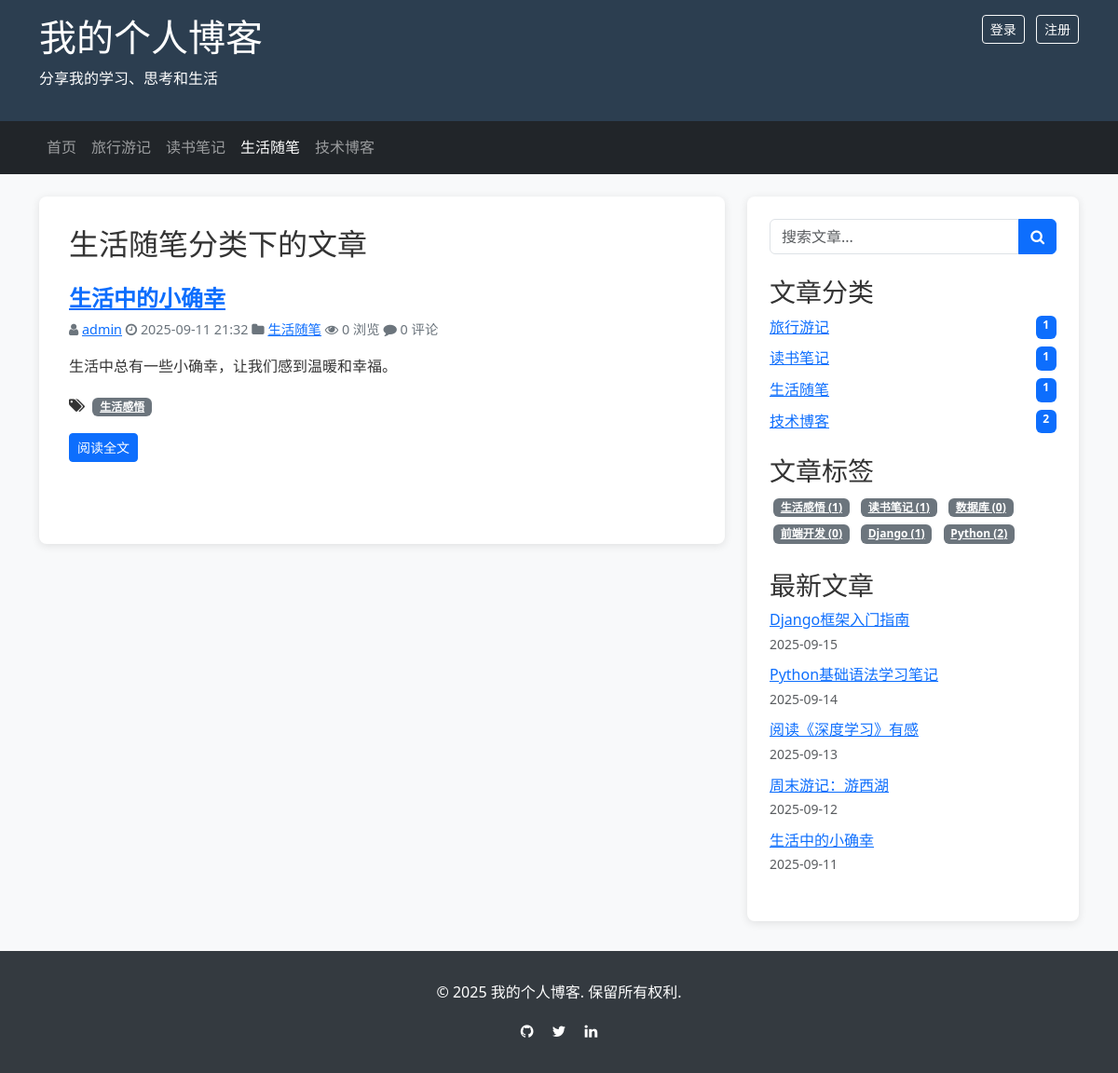
The app's page /category/2/ with its own data.
### blog/models.py (models this page shows, shortened)
class Category(models.Model):
    name = models.CharField(max_length=100, verbose_name='分类名称')
    created_time = models.DateTimeField(auto_now_add=True, verbose_name='创建时间')
    modified_time = models.DateTimeField(auto_now=True, verbose_name='修改时间')
    is_active = models.BooleanField(default=True, verbose_name='是否激活')
    description = models.TextField(max_length=500, blank=True, verbose_name='分类描述')
    class Meta:
        verbose_name = '分类'
        verbose_name_plural = verbose_name
        ordering = ['-created_time']

class Post(models.Model):
    STATUS_CHOICES = (
        ('draft', '草稿'),
        ('published', '已发布'),
    )
    title = models.CharField(max_length=200, verbose_name='标题')
    slug = models.SlugField(max_length=200, unique_for_date='publish_time', verbose_name='短链接')
    author = models.ForeignKey(User, on_delete=models.CASCADE, related_name='blog_posts', verbose_name='作者')
    category = models.ForeignKey(Category, on_delete=models.CASCADE, related_name='posts', verbose_name='分类')
    tags = models.ManyToManyField(Tag, blank=True, related_name='posts', verbose_name='标签')
    excerpt = models.TextField(max_length=500, blank=True, verbose_name='摘要')
    content = models.TextField(verbose_name='内容')
    created_time = models.DateTimeField(auto_now_add=True, verbose_name='创建时间')
    modified_time = models.DateTimeField(auto_now=True, verbose_name='修改时间')
    publish_time = models.DateTimeField(blank=True, null=True, verbose_name='发布时间')
    status = models.CharField(max_length=10, choices=STATUS_CHOICES, default='draft', verbose_name='状态')
    views = models.PositiveIntegerField(default=0, editable=False, verbose_name='浏览量')
    featured_image = models.ImageField(upload_to='post_images/', blank=True, null=True, verbose_name='特色图片')
    class Meta:
        verbose_name = '文章'
        verbose_name_plural = verbose_name
        ordering = ['-publish_time', '-created_time']
    def get_absolute_url(self):
        return reverse('blog:post_detail', kwargs={'pk': self.id})

class Tag(models.Model):
    name = models.CharField(max_length=50, verbose_name='标签名称')
    created_time = models.DateTimeField(auto_now_add=True, verbose_name='创建时间')
    modified_time = models.DateTimeField(auto_now=True, verbose_name='修改时间')
    is_active = models.BooleanField(default=True, verbose_name='是否激活')
    class Meta:
        verbose_name = '标签'
        verbose_name_plural = verbose_name
        ordering = ['-created_time']

### blog/views.py (the view)
# urls.py: path('category/<int:pk>/', views.CategoryPostListView.as_view(), name='category_posts'),
class CategoryPostListView(ListView):
    model = Post
    template_name = 'blog/post_list.html'
    context_object_name = 'posts'
    paginate_by = 10
    def get_queryset(self):
        self.category = get_object_or_404(Category, pk=self.kwargs.get('pk'), is_active=True)
        return Post.objects.filter(category=self.category, status='published').order_by('-publish_time')
    def get_context_data(self, **kwargs):
        context = super().get_context_data(**kwargs)
        context['categories'] = Category.objects.filter(is_active=True)
        context['tags'] = Tag.objects.filter(is_active=True)
        context['recent_posts'] = Post.objects.filter(status='published').order_by('-publish_time')[:5]
        context['current_category'] = self.category
        return context

### blog/templates/blog/post_list.html (shortened to what this page needs)
{% extends "blog/base.html" %}
{% block content %}
    <div class="main-content">
        <h2 class="page-title mb-4">
            {% if current_category %}{{ current_category.name }}分类下的文章
            {% elif current_tag %}{{ current_tag.name }}标签下的文章
            {% elif current_author %}{{ current_author.username }}的文章
            {% else %}全部文章
            {% endif %}
        </h2>
        {% if posts %}
            {% for post in posts %}
                <article class="post-card">
                    <h3 class="post-title">
                        <a href="{{ post.get_absolute_url }}">{{ post.title }}</a>
                    </h3>
                    <div class="post-meta">
                        <span class="author"><i class="fa fa-user"></i> <a href="{% url 'blog:author_posts' post.author.id %}">{{ post.author.username }}</a></span>
                        <span class="time"><i class="fa fa-clock-o"></i> {{ post.publish_time|date:"Y-m-d H:i" }}</span>
                        <span class="category"><i class="fa fa-folder"></i> <a href="{% url 'blog:category_posts' post.category.id %}">{{ post.category.name }}</a></span>
                        <span class="views"><i class="fa fa-eye"></i> {{ post.views }} 浏览</span>
                        <span class="comments"><i class="fa fa-comment"></i> {{ post.comments.count }} 评论</span>
                    </div>
                    <div class="post-excerpt mb-3">
                        {{ post.excerpt }}
                    </div>
                    {% if post.tags.all %}
                        <div class="post-tags mb-3">
                            <i class="fa fa-tags"></i>
                            {% for tag in post.tags.all %}
                                <a href="{% url 'blog:tag_posts' tag.id %}" class="badge bg-secondary mx-1">{{ tag.name }}</a>
                            {% endfor %}
                        </div>
                    {% endif %}
                    <a href="{{ post.get_absolute_url }}" class="btn btn-primary btn-sm">阅读全文</a>
                </article>
            {% endfor %}
        {% else %}
            <div class="alert alert-info">
                暂无文章
            </div>
        {% endif %}
    </div>
{% endblock %}

### blog/templates/blog/base.html (shortened to what this page needs)
<!DOCTYPE html>
<html lang="zh-CN">
<head>
    <link href="https://cdn.jsdelivr.net/npm/bootstrap@5.3.0/dist/css/bootstrap.min.css" rel="stylesheet">
    <link href="https://cdn.jsdelivr.net/npm/font-awesome@4.7.0/css/font-awesome.min.css" rel="stylesheet">
</head>
<body>
    <header class="site-header">
        <div class="container">
            <div class="row">
                <div class="col-md-8">
                    <h1 class="site-title"><a href="{% url 'blog:post_list' %}">我的个人博客</a></h1>
                    <p class="site-description">分享我的学习、思考和生活</p>
                </div>
                <div class="col-md-4">
                    <div class="user-info text-end">
                        {% if user.is_authenticated %}
                            <span>欢迎，{{ user.username }}</span>
                            <a href="{% url 'admin:index' %}" class="btn btn-sm btn-outline-light ms-2">管理后台</a>
                            <a href="{% url 'logout' %}" class="btn btn-sm btn-outline-light ms-2">退出</a>
                        {% else %}
                            <a href="{% url 'login' %}" class="btn btn-sm btn-outline-light">登录</a>
                            <a href="{% url 'admin:auth_user_add' %}" class="btn btn-sm btn-outline-light ms-2">注册</a>
                        {% endif %}
                    </div>
                </div>
            </div>
        </div>
    </header>
    <nav class="navbar navbar-expand-lg navbar-dark bg-dark">
        <div class="container">
            <div class="collapse navbar-collapse" id="navbarNav">
                <ul class="navbar-nav">
                    <li class="nav-item">
                        <a class="nav-link {% if request.resolver_match.url_name == 'post_list' %}active{% endif %}" href="{% url 'blog:post_list' %}">首页</a>
                    </li>
                    {% for category in categories %}
                        <li class="nav-item">
                            <a class="nav-link {% if current_category and current_category.id == category.id %}active{% endif %}" href="{% url 'blog:category_posts' category.id %}">{{ category.name }}</a>
                        </li>
                    {% endfor %}
                </ul>
            </div>
        </div>
    </nav>
    <main class="container mt-4">
        <div class="row">
            <div class="col-md-8">
                {% block content %}{% endblock %}
            </div>
            <div class="col-md-4">
                <div class="sidebar">
                    <div class="search-box mb-4">
                        <form action="{% url 'blog:search' %}" method="get">
                            <div class="input-group">
                                <input type="text" name="q" class="form-control" placeholder="搜索文章..." required>
                                <button type="submit" class="btn btn-primary"><i class="fa fa-search"></i></button>
                            </div>
                        </form>
                    </div>
                    <div class="category-list">
                        <h3 class="sidebar-title">文章分类</h3>
                        <ul class="list-unstyled">
                            {% for category in categories %}
                                <li class="category-item">
                                    <a href="{% url 'blog:category_posts' category.id %}" class="d-flex justify-content-between">
                                        <span>{{ category.name }}</span>
                                        <span class="badge bg-primary">{{ category.posts.count }}</span>
                                    </a>
                                </li>
                            {% empty %}
                                <li>暂无分类</li>
                            {% endfor %}
                        </ul>
                    </div>
                    <div class="tag-list">
                        <h3 class="sidebar-title">文章标签</h3>
                        <div class="tag-cloud">
                            {% for tag in tags %}
                                <a href="{% url 'blog:tag_posts' tag.id %}" class="badge bg-secondary m-1">{{ tag.name }} ({{ tag.posts.count }})</a>
                            {% empty %}
                                <span>暂无标签</span>
                            {% endfor %}
                        </div>
                    </div>
                    <div class="recent-posts">
                        <h3 class="sidebar-title">最新文章</h3>
                        <ul class="list-unstyled">
                            {% for post in recent_posts %}
                                <li class="recent-post-item mb-2">
                                    <a href="{{ post.get_absolute_url }}" class="d-block text-truncate">{{ post.title }}</a>
                                    <small class="text-muted">{{ post.publish_time|date:"Y-m-d" }}</small>
                                </li>
                            {% empty %}
                                <li>暂无文章</li>
                            {% endfor %}
                        </ul>
                    </div>
                </div>
            </div>
        </div>
    </main>
    <footer class="site-footer">
        <div class="container">
            <div class="row">
                <div class="col-md-12 text-center">
                    <p>&copy; {% now 'Y' %} 我的个人博客. 保留所有权利.</p>
                    <div class="social-links mt-2">
                        <a href="#" class="text-white mx-2"><i class="fa fa-github"></i></a>
                        <a href="#" class="text-white mx-2"><i class="fa fa-twitter"></i></a>
                        <a href="#" class="text-white mx-2"><i class="fa fa-linkedin"></i></a>
                    </div>
                </div>
            </div>
        </div>
    </footer>
</body>
</html>

### blog/templates/blog/base.html (style rules this page uses)
body { font-family: 'Segoe UI', Tahoma, Geneva, Verdana, sans-serif; line-height: 1.6; color: #333; background-color: #f8f9fa; }
.site-header { background-color: #2c3e50; color: white; padding: 1rem 0; }
.site-header a { color: white; text-decoration: none; }
.site-footer { background-color: #343a40; color: white; padding: 2rem 0; margin-top: 2rem; }
.main-content { background-color: white; padding: 2rem; border-radius: 0.5rem; box-shadow: 0 2px 10px rgba(0, 0, 0, 0.1); }
.sidebar { background-color: white; padding: 1.5rem; border-radius: 0.5rem; box-shadow: 0 2px 10px rgba(0, 0, 0, 0.1); }
.post-card { margin-bottom: 2rem; padding-bottom: 1.5rem; border-bottom: 1px solid #e9ecef; }
.post-card:last-child { border-bottom: none; }
.post-title { font-size: 1.5rem; font-weight: 600; margin-bottom: 0.5rem; }
.post-meta { font-size: 0.9rem; color: #6c757d; margin-bottom: 1rem; }
.category-list, .tag-list, .recent-posts { margin-bottom: 1.5rem; }
.category-item, .tag-item { margin-bottom: 0.5rem; }

### records on screen
Category: name "旅行游记", posts.count "1"
Category: name "读书笔记", posts.count "1"
Category: name "生活随笔", posts.count "1"
Category: name "技术博客", posts.count "2"
Post: title "生活中的小确幸", author.username "admin", publish_time "2025-09-11 21:32", category.name "生活随笔", views "0", comments.count "0", excerpt "生活中总有一些小确幸，让我们感到温暖和幸福。", publish_time "2025-09-11"
Tag: name "生活感悟", posts.count "1"
Tag: name "读书笔记", posts.count "1"
Tag: name "数据库", posts.count "0"
Tag: name "前端开发", posts.count "0"
Tag: name "Django", posts.count "1"
Tag: name "Python", posts.count "2"
Post: title "Django框架入门指南", publish_time "2025-09-15"
Post: title "Python基础语法学习笔记", publish_time "2025-09-14"
Post: title "阅读《深度学习》有感", publish_time "2025-09-13"
Post: title "周末游记：游西湖", publish_time "2025-09-12"
